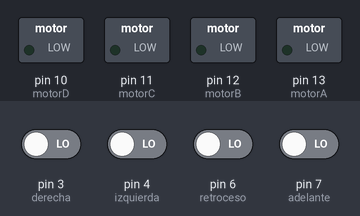
Simulated run of this sketch. Board: Arduino Uno, built with avr-gcc and run on an emulated ATmega328P. Shown: switched loads named in the sketch (green lamp = pin HIGH). The inputs (shaded band) are chosen by the test bench; at power-on: pin 3 (derecha), pin 4 (izquierda), pin 6 (retroceso), pin 7 (adelante) LOW.

Above: at 1.2 s.
1.3 s: pin 3 (derecha) driven HIGH
At 1.8 s:
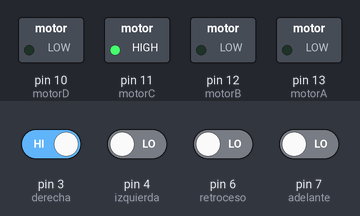
2.8 s: pin 4 (izquierda) driven HIGH
At 3.9 s:
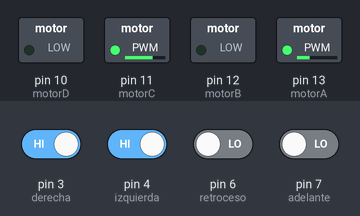
4.3 s: pin 6 (retroceso) driven HIGH
At 5.1 s:
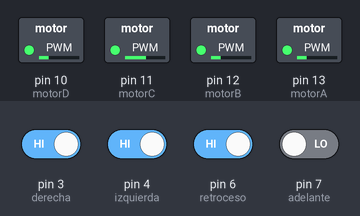
5.8 s: pin 3 (derecha) driven LOW
At 6.7 s:
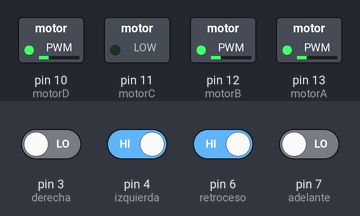
7.3 s: pin 7 (adelante) driven HIGH
At 8.5 s:
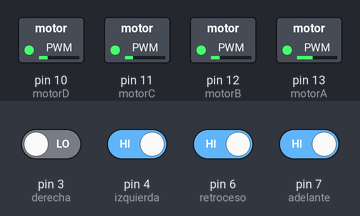
8.8 s: pin 4 (izquierda) driven LOW
At 10.2 s:
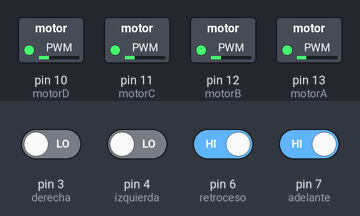
Timing chart, 0 to 11.3 s (numbered marks = the images above; inputs shaded):
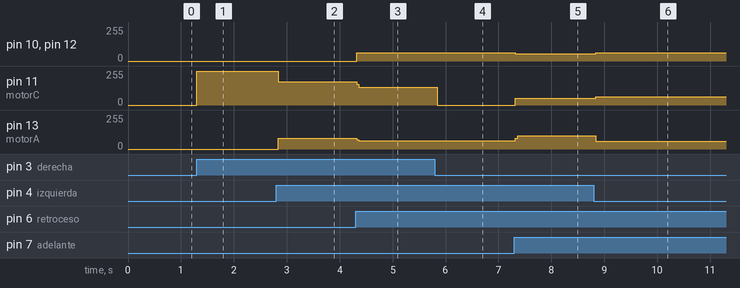

Measured:
- after the input at 1.3 s, pin 11 (motorC): 0/255 → 255/255 at once
- after the input at 2.8 s, pin 11 (motorC): 255/255 → 175/255 at once; pin 13 (motorA): 0/255 → 80/255 at once
- after the input at 4.3 s, pin 10 (motorD), pin 12 (motorB): 0/255 → 61/255 at once; pin 11 (motorC): 175/255 → 132/255 at once; pin 13 (motorA): 80/255 → 61/255 at once
- after the input at 5.8 s, pin 11 (motorC): 132/255 → 0/255 at once
- after the input at 7.3 s, pin 10 (motorD), pin 12 (motorB): 61/255 → 55/255 at once; pin 11 (motorC): 0/255 → 50/255 at once; pin 13 (motorA): 61/255 → 99/255 at once
- after the input at 8.8 s, pin 10 (motorD), pin 12 (motorB): 55/255 → 63/255 at once; pin 11 (motorC): 50/255 → 61/255 at once; pin 13 (motorA): 99/255 → 59/255 at once

The sketch:

2_motores.ino
```cpp
int motorA =13;
int motorB =12;
int motorC =11;
int motorD =10;
int adelante =7;
int retroceso =6;
int izquierda =4;
int derecha =3;


int valorA;
int valorB;
int valorC;
int valorD;


void setup()
{
  pinMode(motorA,OUTPUT);
  pinMode(motorB,OUTPUT);
  pinMode(motorC,OUTPUT);
  pinMode(motorD,OUTPUT);
  pinMode(adelante, INPUT);
  pinMode(retroceso, INPUT);
  pinMode(izquierda, INPUT);
  pinMode(derecha, INPUT);
}

void loop()
{
  valorA = digitalRead(adelante);
  valorB = digitalRead(retroceso);
  valorC = digitalRead(izquierda);
  valorD = digitalRead(derecha);


  if (valorA==HIGH)
  {
   digitalWrite(motorA,HIGH);
   digitalWrite(motorB,LOW);
   digitalWrite(motorC,HIGH);
   digitalWrite(motorD,LOW);
  }

    if (valorB==HIGH)
  {
   digitalWrite(motorA,LOW);
   digitalWrite(motorB,HIGH);
   digitalWrite(motorC,LOW);
   digitalWrite(motorD,HIGH);
  }

    if (valorC==HIGH)
  {
   digitalWrite(motorA,HIGH);
   digitalWrite(motorB,LOW);
   digitalWrite(motorC,LOW);
   digitalWrite(motorD,LOW);
  }

      if (valorD==HIGH)
  {
   digitalWrite(motorA,LOW);
   digitalWrite(motorB,LOW);
   digitalWrite(motorC,HIGH);
   digitalWrite(motorD,LOW);
  }

  else
  {
   digitalWrite(motorA,LOW);
   digitalWrite(motorB,LOW);
   digitalWrite(motorC,LOW);
   digitalWrite(motorD,LOW);
   }

}
```
